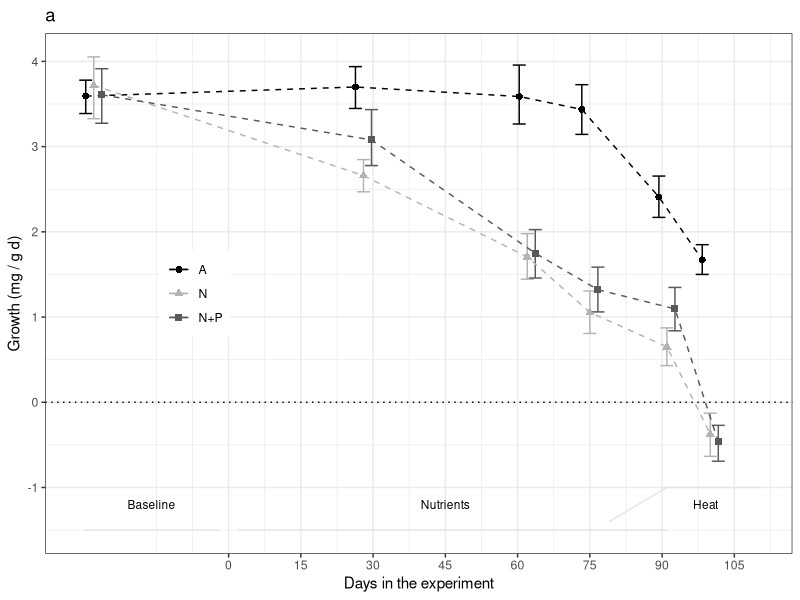
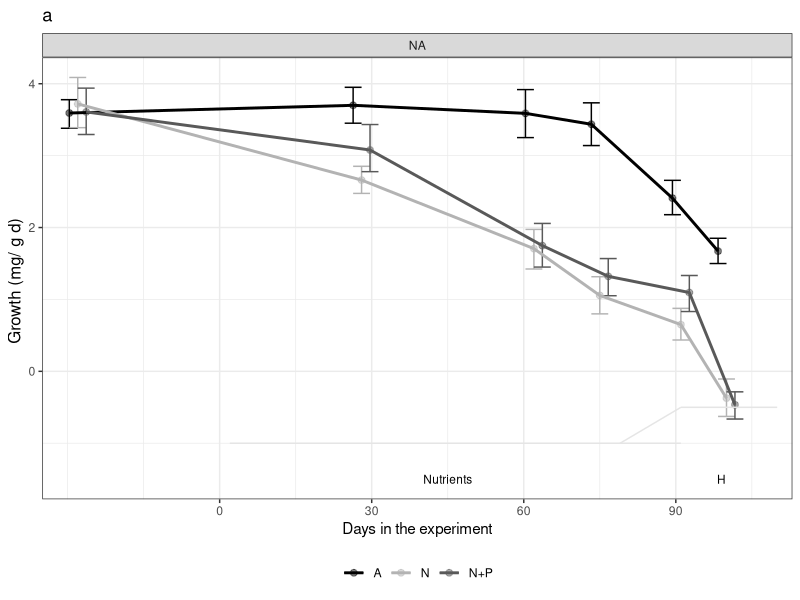
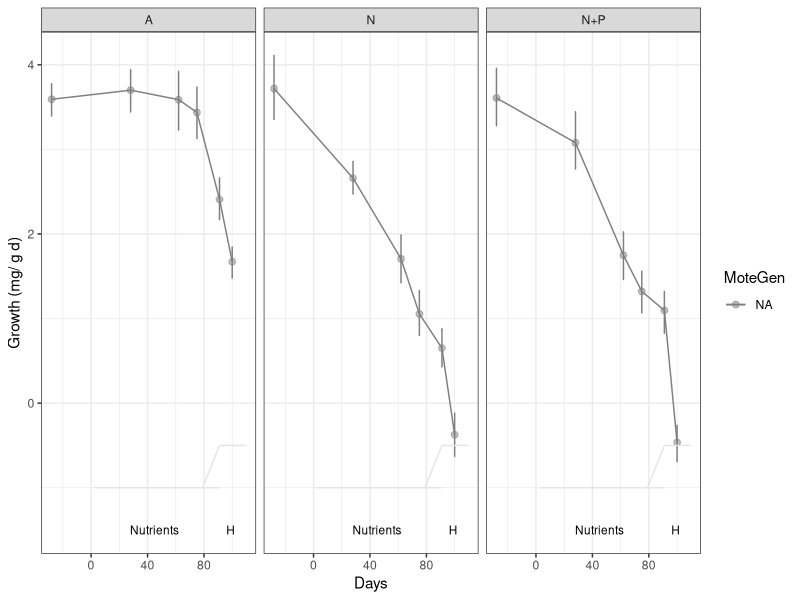
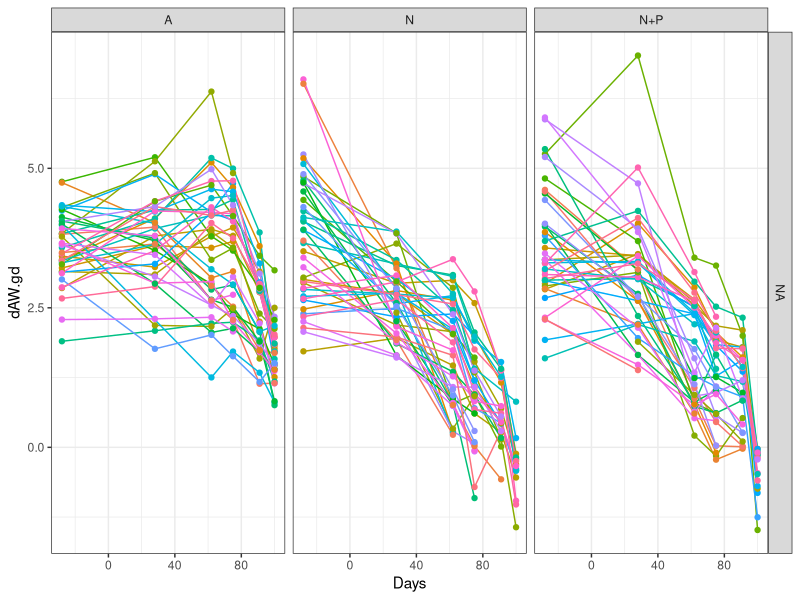
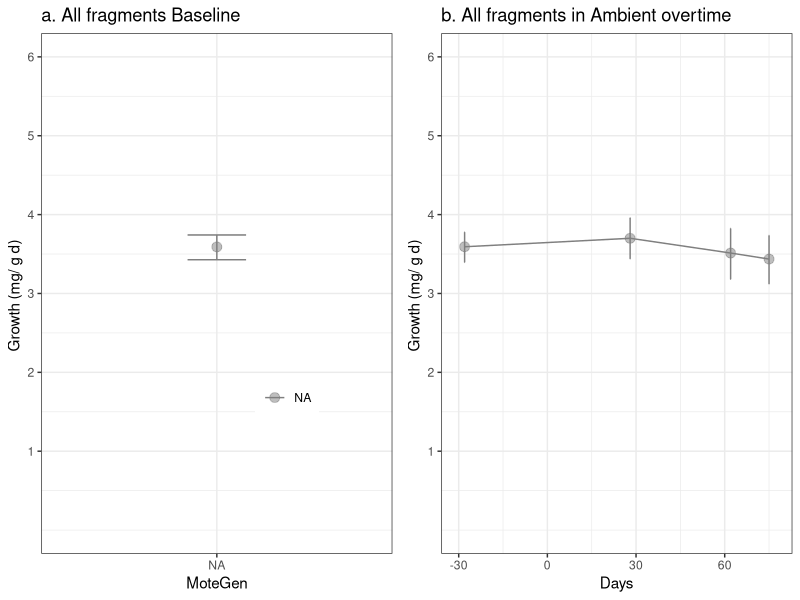
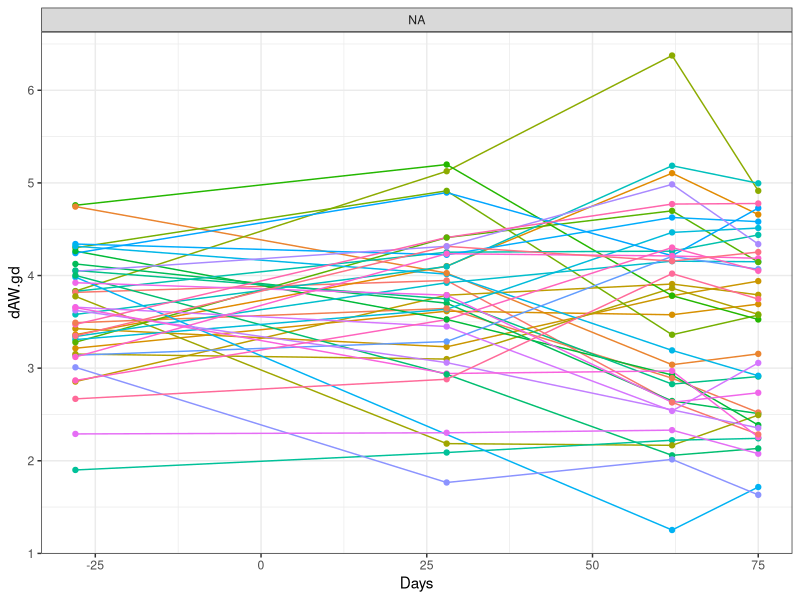

Source code (R) for these figures, in order:
## ---- chunk 1
knitr::opts_chunk$set(echo = TRUE, warning=FALSE, message=FALSE)
## ---- chunk 2

# Load all libraries and sources required to run the script
    library(tidyverse)
    library(ggthemes)
    library(lmerTest)
    library(emmeans)
    library(multcomp)

# Default ggplot settings

    Fill.colour<-scale_colour_manual(values = c("black", "gray70", "gray35"))

    ggthe_bw<-theme(plot.background=element_blank(),
          panel.grid.major.y = element_blank(),
          panel.grid.major.x = element_blank(),
          panel.grid.minor.x = element_blank(),
          panel.grid.minor.y = element_blank(),
          legend.box.background = element_rect(),
          panel.background =element_rect(fill = NA, color = "black")
          )+
    theme_bw()
## ---- chunk 3
# Import data: 

  ## Growth long
    BW.Tall<-read.csv("Growth_corrected.csv", header = TRUE)
    
  ## Genotype information
    MOTE<-read.csv("Genotype_Info.csv", header = TRUE)
    BW.Tall<-merge(BW.Tall, MOTE, by="Gen", all.x=TRUE)
    
  ## Data type  
    BW.Tall$Initial.Date<-as.Date(BW.Tall$Initial.Date, "%m/%d/%y")
    BW.Tall$Final.Date<-as.Date(BW.Tall$Final.Date, "%m/%d/%y")
    # BW.Tall$Initial.Date<-as.Date(BW.Tall$Initial.Date, "%Y-%m-%d")
    # BW.Tall$Final.Date<-as.Date(BW.Tall$Final.Date, "%Y-%m-%d")
    BW.Tall$Days<-(as.numeric(as.Date(BW.Tall$Final.Date))-17485)
    BW.Tall$Day<-(as.factor(BW.Tall$Days))
    BW.Tall$TimePoint[BW.Tall$Day=="-28"]<-"3"
    BW.Tall$TimePoint[BW.Tall$Day=="-7"]<-"4"
    BW.Tall$TimePoint[BW.Tall$Day=="28"]<-"9"
    BW.Tall$TimePoint[BW.Tall$Day=="62"]<-"11"
    BW.Tall$TimePoint[BW.Tall$Day=="75"]<-"13"
    BW.Tall$TimePoint[BW.Tall$Day=="91"]<-"16"
    BW.Tall$TimePoint[BW.Tall$Day=="100"]<-"17"
    BW.Tall$TimePoint[BW.Tall$Day=="113"]<-"22"
    
    BW.Tall$Treatment <- as.character(BW.Tall$Treatment)
    BW.Tall$Treatment[BW.Tall$Treatment == "Control"] <- "A"
    BW.Tall$Treatment[BW.Tall$Treatment == "NP"] <- "N+P"
    BW.Tall$Treatment <- as.factor(BW.Tall$Treatment)
    
    BW.Tall$Colony <- as.factor(BW.Tall$Gen)
    BW.Tall$MoteGen<-factor(BW.Tall$MoteGen, 
                                   levels=c("G_48", "G_62","G_31", "G_08","G_07", "G_50"))
    BW.Tall$SampleID <- paste("Ac", BW.Tall$Fra, BW.Tall$TimePoint, sep = "_")
  
  ## Data subsets  
    BW.Initial<-subset(BW.Tall, Initial.Date=="2017-08-30") # Only baseline
   
    BW.Control<-subset(BW.Tall, Treatment=="A") # Only Ambient
    BW.Control<-subset(BW.Control, Days<80)
    BW.Control<-subset(BW.Control, Initial.Date!="2017-10-18")
    
    BW.nutrients<-subset(BW.Tall, Days>-10) # Remove baseline
    BW.nutrients<-subset(BW.nutrients, Days<113)
    
  ## Remove recovery data points
    BW.Tall<-subset(BW.Tall, Initial.Date!="2017-10-18")
    BW.Tall<-subset(BW.Tall, Initial.Date!="2018-02-23") # After heat stress
    
  
## ---- chunk 4
# Treatment effect over time
    BW_Treat<- ggplot(BW.Tall, aes (Days, dAW.gd, shape=factor(Treatment),
                                    colour=factor(Treatment))) + 
      ggthe_bw + Fill.colour + ggtitle("a")+
      stat_summary(fun.data = "mean_cl_boot", geom = "errorbar",
                   position=position_dodge(width=5))+
      stat_summary(fun.y=mean, geom="line", 
                   position=position_dodge(width=5), linetype=2) +
      stat_summary(fun.y=mean, geom="point", size =2,
                   position=position_dodge(width=5))  + 
  
      geom_hline(yintercept = 0, linetype=3)+
      
      scale_x_continuous(name="Days in the experiment", 
                         breaks = seq(0, 115, by=15)) +
      scale_y_continuous(name="Growth (mg / g d)", 
                         breaks = seq(-1, 4, by=1)) +
    
    theme(legend.position=c(0.2, 0.5),
        legend.title = element_blank(), 
        strip.background =element_rect(fill=NA)) +

      annotate("segment", x = -30, xend = -2, y = -1.5, yend = -1.5,
                colour = "gray90")+
      annotate("text", x = -16, y = -1.2, label = "Baseline", size=3)+
    
      annotate("segment", x = 2, xend = 91, y = -1.5, yend = -1.5,
                colour = "gray90")+
      annotate("text", x = 45, y = -1.2, label = "Nutrients", size=3)+
    
      annotate("segment", x = 79, xend = 91, y = -1.4, yend = -1,
                colour = "gray90")+
    
      annotate("segment", x = 91, xend = 110, y = -1, yend = -1,
                colour = "gray90")+
      annotate("text", x = 99, y = -1.2, label = "Heat", size=3)
  BW_Treat
  
# ggsave(file="Figure3_BW_corrected.svg", plot=BW_Treat, dpi = 300, units="in", width=3.5, height=3.0)
## ---- chunk 5
BW_Col <- ggplot(BW.Tall, aes(Days, dAW.gd, colour=factor(Treatment))) +
           stat_summary(fun.data = "mean_cl_boot",geom = "errorbar", 
                        position=position_dodge(width=5), width = 10)+
           stat_summary(fun.y=mean, geom="point", size =2,
                        position=position_dodge(width=5), alpha=0.5) +
           stat_summary(fun.y=mean, geom="line", size =1, 
                        position=position_dodge(width=5), linetype=1) + 
           ggthe_bw + Fill.colour + ggtitle("a") +
   scale_x_continuous(name="Days in the experiment",
                           limits = c(-35,113),
                           breaks = seq(0, 113, 30),  
                           expand = c(0, 0))+
  
    ylab("Growth (mg/ g d) ") + 
    theme(axis.title.y=element_text(size=12), 
           legend.position="bottom",
           legend.title = element_blank()) +
     
     annotate("segment", x = 2, xend = 91, y = -1, yend = -1,
                   colour = "gray90", linetype=1)+
     annotate("segment", x = 79, xend = 91, y = -1, yend = -0.5,
                   colour = "gray90", linetype=1)+
     annotate("segment", x = 91, xend = 110, y = -0.5, yend = -0.5,
                   colour = "gray90", linetype=1)+
     annotate("text", x = 45, y = -1.5, label = "Nutrients", size=3)+
     annotate("text", x = 99, y = -1.5, label = "H", size=3) +
     facet_grid(~MoteGen)
BW_Col

#ggsave(file="S2a_Growth_genotype.svg", plot=BW_Col, width=6.0, height=3.5)

## ---- chunk 6
BW_ColonyT<- ggplot(BW.Tall, aes (Days, dAW.gd, colour=MoteGen)) +   
  stat_summary(fun.data = "mean_cl_boot",geom = "errorbar", width = 0.8)+
  stat_summary(fun.y=mean, geom="point", size =2, alpha=0.5) +
   ylab("Growth (mg/ g d)") +
  
     annotate("segment", x = 2, xend = 91, y = -1, yend = -1,
                   colour = "gray90", linetype=1)+
     annotate("segment", x = 79, xend = 91, y = -1, yend = -0.5,
                   colour = "gray90", linetype=1)+
     annotate("segment", x = 91, xend = 110, y = -0.5, yend = -0.5,
                   colour = "gray90", linetype=1)+
     annotate("text", x = 45, y = -1.5, label = "Nutrients", size=3)+
     annotate("text", x = 99, y = -1.5, label = "H", size=3)+
  stat_summary(fun.y=mean, geom="line") + ggthe_bw + facet_grid (~Treatment)  
BW_ColonyT
## ---- chunk 7
BW_ColonyTF<- ggplot(BW.Tall, aes (Days, dAW.gd, colour=factor(Fra), group=Fra)) +    stat_summary(fun.y=mean, geom="line") + ggthe_bw + facet_grid (MoteGen~Treatment)+  geom_point()+ theme(legend.position = "none")
BW_ColonyTF

## ---- chunk 8

library(gridExtra)
BW_Init<- ggplot(BW.Initial, aes (MoteGen, dAW.gd, colour=MoteGen)) +
   ggtitle("a. All fragments Baseline")+
  stat_summary(fun.data = "mean_cl_boot",geom = "errorbar", width = 0.2) +
  stat_summary(fun.y=mean, geom="point", size =3, alpha=0.5) + ggthe_bw +
  scale_y_continuous(name=("Growth (mg/ g d) "),
                     limits = c(0,6),
                     breaks = seq(1, 6, by=1))+
   ylab("Growth (mg/ g d) ")+
  theme(legend.position=c(0.7, 0.3),
        legend.title = element_blank(), 
        strip.background =element_rect(fill=NA))

BW_Colony_Control<- ggplot(BW.Control, aes (Days, dAW.gd, colour=MoteGen)) +
  stat_summary(fun.data = "mean_cl_boot",geom = "errorbar", 
               width = 0.2, position=position_dodge(width=5)) +
  stat_summary(fun.y=mean, geom="point", size =3, alpha=0.5,
               position=position_dodge(width=5)) +
  stat_summary(fun.y=mean, geom="line") + ggthe_bw + # ggthe_bw + geom_jitter()
   ggtitle("b. All fragments in Ambient overtime") +
  scale_y_continuous(name=("Growth (mg/ g d) "),
                     limits = c(0,6),
                     breaks = seq(1, 6, by=1))+
  theme(legend.position="none")

Captivityeffect<-grid.arrange(BW_Init,BW_Colony_Control, nrow=1)


## ---- chunk 9
BW_Colony_Control<-ggplot(BW.Control, aes (Days, dAW.gd, colour=factor(Fra), group=Fra)) +   
  #stat_summary(fun.data = "mean_cl_boot",geom = "errorbar", width = 0.8)+
  #stat_summary(fun.y=mean, geom="point", size =2, alpha=0.5) +
  stat_summary(fun.y=mean, geom="line") + ggthe_bw + 
  facet_wrap (~MoteGen)+  geom_point()+ theme(legend.position = "none")
BW_Colony_Control
## ---- chunk 10
# Complex to simple models 
  
  LM_1 <- lmer(dAW.gd ~ Treatment*Day +
                               (1 + Treatment|Colony), REML=TRUE, data= BW.Tall)
  
  LM_2 <- lmer(dAW.gd ~ Treatment * Day +
                               (Treatment|Colony), REML=TRUE,  data= BW.Tall)
   
  LM_3 <- lmer(dAW.gd ~ Treatment  * Day +
                               (1|Colony), REML=TRUE, data= BW.Tall)
 

# Select model
  AIC(LM_1, LM_2, LM_3) # 1=2, but 3 has lower AIC
  
  anova(LM_1, LM_2, refit=FALSE)
  anova(LM_2, LM_3, refit=FALSE)
  anova(LM_1, LM_3, refit=FALSE)
 
# Final model 
  LM_Treatment_Days<-lmer(dAW.gd ~ Treatment * Day +
                             (1|Colony),  data= BW.Tall)
  isSingular(LM_Treatment_Days)
  
  anova(LM_Treatment_Days)
  summary(LM_Treatment_Days)
  
# Pairwise comparisons
  BW.emmc<-emmeans(LM_Treatment_Days, ~Treatment*Day)
  BW_groups<-cld(BW.emmc)
    #BW_groups<-as.data.frame(BW_groups[complete.cases(BW_groups),])
    BW_groups<-BW_groups[order(BW_groups$Day,BW_groups$Treatment),]
  BW_groups
  
  write.csv(BW_groups, "BW_groups_corrected.csv", row.names = F)
